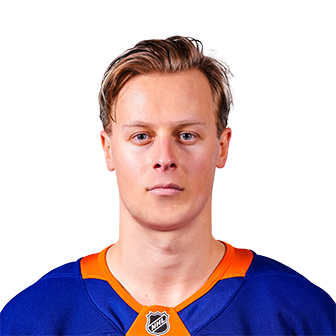
#> input picture src/okey/images/adam_boqvist.png, 336 x 336 px
$ python -i analyst.py   (imports and definitions only)
#> lines starting #> are read from the running program, lines starting #| are printed output that depends on the picture
import json
import os
from src.okey.collector.collector import reg_season

# ANSI Colors
RESET = '\033[0m'
RED = '\033[91m'
GREEN = '\033[92m'
YELLOW = '\033[93m'
BLUE = '\033[94m'
PURPLE = '\033[95m'
CYAN = '\033[96m'
WHITE = '\033[97m'
BOLD = '\033[1m'

ERROR = "ERROR"
WARNING = "WARNING"
SUCCESS = "SUCCESS"
INFO = "INFO"

ROOT = os.path.dirname(os.path.abspath(__file__))
STAT_DIR = os.path.join(ROOT, "statistics")

TODAY_PATH = os.path.join(STAT_DIR, "todayGames.json")
TEAMS_PATH = os.path.join(STAT_DIR, "teamsStats.json")
PLAYERS_PATH = os.path.join(STAT_DIR, "playerStats.json")
PKG_ROOT = os.path.dirname(os.path.dirname(os.path.abspath(__file__)))
IMAGES_DIR = os.path.join(PKG_ROOT, "images")

def print_colored(message: str, status: int = INFO, bold: bool = False):
    """Print with color and status code"""
    colors = {
        ERROR: f"{RED}{BOLD}",
        WARNING: f"{YELLOW}{BOLD}",
        SUCCESS: f"{GREEN}{BOLD}",
        INFO: f"{CYAN}"
    }
    color = colors.get(status, '')
    end_color = RESET if bold else ''

    prefix = f"[{status}] " if status in [ERROR, WARNING, SUCCESS] else ''
    print(f"{color}{prefix}{message}{end_color}")

def load_json(path: str):
    if not os.path.exists(path):
        print_colored(f"Missing {path}", ERROR)
        return None
    with open(path, "r", encoding="utf-8") as f:
        return json.load(f)

# Stat categories
BASIC_KEYS = [
    'gamesPlayed', 'goals', 'assists', 'points', 'plusMinus', 'pim',
]
ADVANCED_KEYS = [
    'last5Games', 'careerGamesPlayed', 'careerGoals', 'careerAssists', 'careerPoints',
    'shootingPctg'
]
BIO_KEYS = ['id', 'name', 'nameKey', 'team', 'position', 'birthDate', 'sweaterNumber', 'headshot', 'heroImage', 'teamLogo', 'awards']


def extract_fields(player_data: dict, keys: list):
    """Return a dict with only the requested keys present in player_data."""
    return {k: player_data.get(k) for k in keys if k in player_data}


def _open_image_rgb(path: str):
    """Open image and return an RGB image with transparent areas composited onto black.

    This avoids white backgrounds produced by PIL.convert('RGB') when the source has alpha.
    """
#> called with path = '../images/adam_boqvist.png'
    from PIL import Image as PILImage
    im = PILImage.open(path)
#> im is the input picture: PIL image 336x336 RGBA; mean R, G, B, A 165.5, 143.4, 171.4, 107.2
    try:
        if im.mode in ('RGBA', 'LA') or im.info.get('transparency') is not None:
            bg = PILImage.new('RGBA', im.size, (0, 0, 0, 255))
            im = PILImage.alpha_composite(bg, im.convert('RGBA')).convert('RGB')
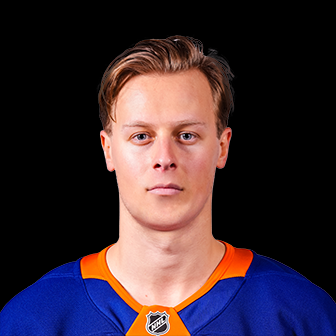
#> im: PIL image 336x336 RGB; mean R, G, B 60, 43.7, 52.3
        else:
            im = im.convert('RGB')
    except Exception:
        # Fallback to simple conversion
        im = im.convert('RGB')
    return im


def get_basic_stats(player_data: dict):
    return extract_fields(player_data, BASIC_KEYS)


def get_advanced_stats(player_data: dict):
    return extract_fields(player_data, ADVANCED_KEYS)


def get_bio(player_data: dict):
    return extract_fields(player_data, BIO_KEYS)


# [358 lines left out: functions get_stats, player_info, find_player, _locate_image, _render_image_half_block, print_player_with_image, not called in this run]


players = load_json(PLAYERS_PATH) or []

>>> result = _open_image_rgb('../images/adam_boqvist.png')

$ run again, on src/okey/images/chris_kreider.png
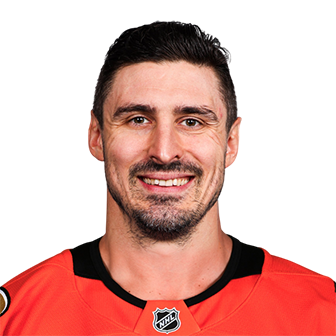
#> input picture src/okey/images/chris_kreider.png, 336 x 336 px
#> in _open_image_rgb, im is the input picture: PIL image 336x336 RGBA; mean R, G, B, A 158.2, 84.2, 75.1, 125.3
#> in _open_image_rgb, `im = PILImage.alpha_composite(bg, im.convert('RGBA')).convert('RGB')`:
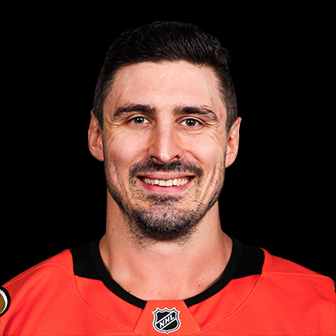
#> im: PIL image 336x336 RGB; mean R, G, B 91.5, 45.7, 39.5
